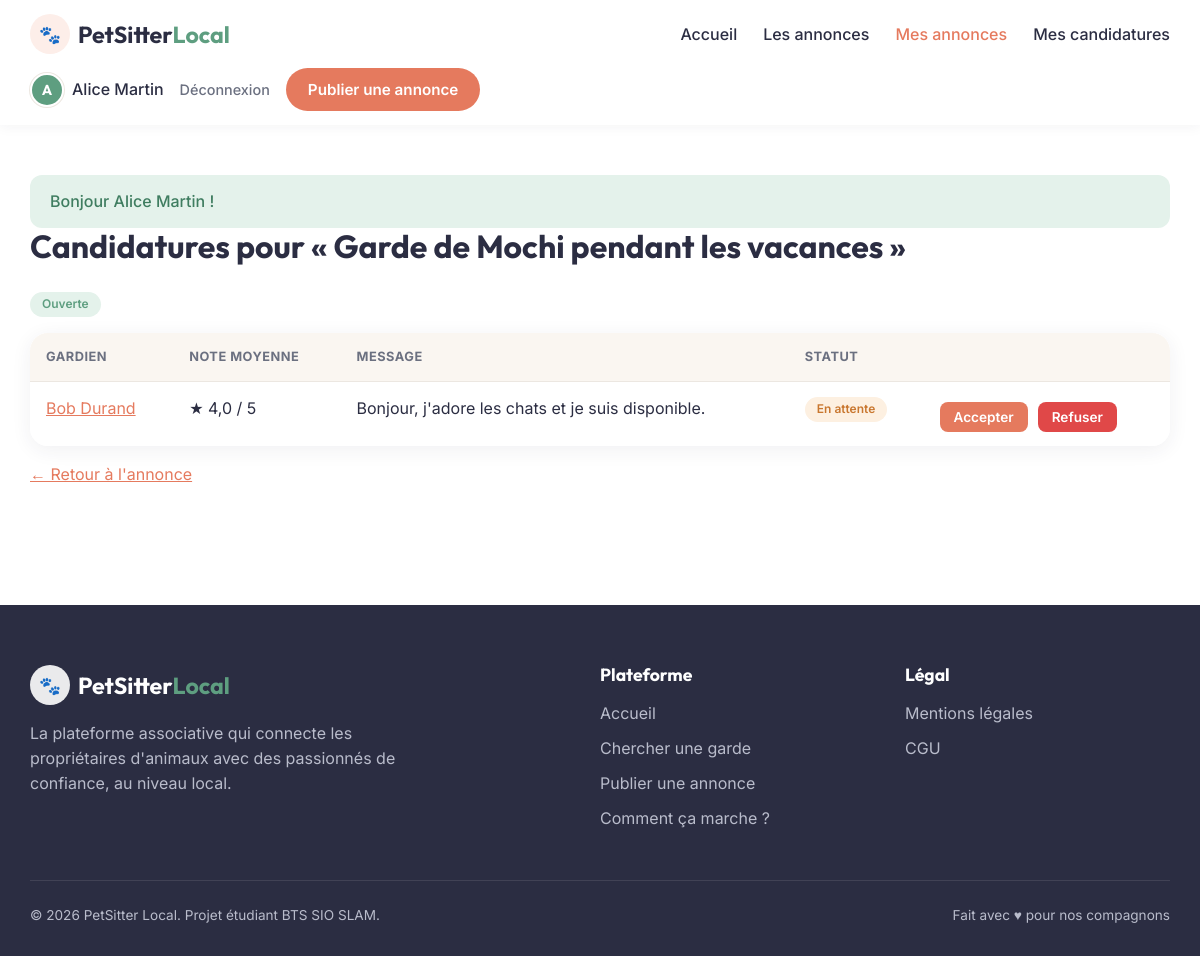
Screenshot of /index.php?action=recues&id=1 (signed in) with the database file from the repository.
### tables this page shows
CREATE TABLE annonces (
  id INT AUTO_INCREMENT PRIMARY KEY,
  id_proprietaire INT NOT NULL,
  titre VARCHAR(120) NOT NULL,
  animal VARCHAR(40) NOT NULL,
  description TEXT NOT NULL,
  ville VARCHAR(80) NOT NULL,
  date_debut DATE NOT NULL,
  date_fin DATE NOT NULL,
  statut ENUM('ouverte','pourvue','terminee') NOT NULL DEFAULT 'ouverte',
  created_at DATETIME NOT NULL DEFAULT CURRENT_TIMESTAMP,
  FOREIGN KEY (id_proprietaire) REFERENCES utilisateurs(id) ON DELETE CASCADE
);

CREATE TABLE candidatures (
  id INT AUTO_INCREMENT PRIMARY KEY,
  id_annonce INT NOT NULL,
  id_gardien INT NOT NULL,
  message TEXT NOT NULL,
  statut ENUM('en_attente','acceptee','refusee') NOT NULL DEFAULT 'en_attente',
  created_at DATETIME NOT NULL DEFAULT CURRENT_TIMESTAMP,
  UNIQUE KEY uq_candidature (id_annonce, id_gardien),
  FOREIGN KEY (id_annonce) REFERENCES annonces(id) ON DELETE CASCADE,
  FOREIGN KEY (id_gardien) REFERENCES utilisateurs(id) ON DELETE CASCADE
);

CREATE TABLE utilisateurs (
  id INT AUTO_INCREMENT PRIMARY KEY,
  nom VARCHAR(80) NOT NULL,
  email VARCHAR(150) NOT NULL UNIQUE,
  mot_de_passe VARCHAR(255) NOT NULL,
  role ENUM('user','admin') NOT NULL DEFAULT 'user',
  created_at DATETIME NOT NULL DEFAULT CURRENT_TIMESTAMP
);

### app/controllers/CandidatureController.php (called while the page is built, shortened)
<?php
class CandidatureController
{
    public function recues(): void
    {
        $annonce = Annonce::trouver((int) ($_GET['id'] ?? 0));
        $candidatures = Candidature::parAnnonce($annonce->id);
        foreach ($candidatures as $c) {
            $c->note_gardien = Avis::noteMoyenne($c->id_gardien);
        }
        require ROOT . '/app/views/candidatures/recues.php';
    }
}

### public/index.php (called while the page is built, shortened)
<?php
require_once ROOT . '/config/database.php';
spl_autoload_register(function (string $classe): void {
    foreach (['/app/models/', '/app/controllers/', '/app/core/'] as $dossier) {
        $fichier = ROOT . $dossier . $classe . '.php';
        if (is_file($fichier)) {
            return;
        }
    }
});
function e(?string $valeur): string
{
    return htmlspecialchars($valeur ?? '', ENT_QUOTES, 'UTF-8');
}
$action = $_GET['action'] ?? 'accueil';
match ($action) {
    'connexion'        => (new AuthController())->connexion(),
    'inscription'      => (new AuthController())->inscription(),
    'deconnexion'      => (new AuthController())->deconnexion(),
    'accueil'          => (new AnnonceController())->accueil(),
    'liste'            => (new AnnonceController())->liste(),
    'detail'           => (new AnnonceController())->detail(),
    'creer'            => (new AnnonceController())->creer(),
    'modifier'         => (new AnnonceController())->modifier(),
    'supprimer'        => (new AnnonceController())->supprimer(),
    'terminer'         => (new AnnonceController())->terminer(),
    'mes_annonces'     => (new AnnonceController())->mesAnnonces(),
    'postuler'         => (new CandidatureController())->postuler(),
    'retirer'          => (new CandidatureController())->retirer(),
    'mes_candidatures' => (new CandidatureController())->mesCandidatures(),
    'recues'           => (new CandidatureController())->recues(),
    'repondre'         => (new CandidatureController())->repondre(),
    'noter'            => (new AvisController())->noter(),
    'profil'           => (new AvisController())->profil(),
    'admin'                 => (new AdminController())->tableauDeBord(),
    'supprimer_avis'        => (new AdminController())->supprimerAvis(),
    'supprimer_utilisateur' => (new AdminController())->supprimerUtilisateur(),
    default            => (new AnnonceController())->accueil(),
};

### config/database.php (called while the page is built, shortened)
<?php
class Database
{
    private static ?PDO $instance = null;
    public static function get(): PDO
    {
        if (self::$instance === null) {
            self::$instance = new PDO(DB_DSN, DB_USER, DB_PASS, [
                PDO::ATTR_ERRMODE            => PDO::ERRMODE_EXCEPTION,
                PDO::ATTR_DEFAULT_FETCH_MODE => PDO::FETCH_ASSOC,
            ]);
        }
        return self::$instance;
    }
}

### app/models/Annonce.php (called while the page is built, shortened)
<?php
class Annonce
{
    public static function hydrate(array $row): self
    {
        return new self(
            (int) $row['id'],
            (int) $row['id_proprietaire'],
            $row['titre'],
            $row['animal'],
            $row['description'],
            $row['ville'],
            $row['date_debut'],
            $row['date_fin'],
            $row['statut'],
            $row['proprietaire'] ?? null,
            (int) ($row['nb_candidatures'] ?? 0)
        );
    }
    public static function trouver(int $id): ?self
    {
        $stmt = Database::get()->prepare(
            "SELECT a.*, u.nom AS proprietaire
             FROM annonces a
             JOIN utilisateurs u ON u.id = a.id_proprietaire
             WHERE a.id = :id"
        );
        $stmt->execute(['id' => $id]);
        $row = $stmt->fetch();
        return $row ? self::hydrate($row) : null;
    }
    public function estOuverte(): bool
    {
        return $this->statut === 'ouverte';
    }
}

### app/models/Candidature.php (called while the page is built, shortened)
<?php
class Candidature
{
    public static function hydrate(array $row): self
    {
        return new self(
            (int) $row['id'],
            (int) $row['id_annonce'],
            (int) $row['id_gardien'],
            $row['message'],
            $row['statut'],
            $row['created_at'] ?? null,
            $row['gardien'] ?? null,
            $row['annonce_titre'] ?? null,
            $row['annonce_statut'] ?? null
        );
    }
    public static function parAnnonce(int $idAnnonce): array
    {
        $stmt = Database::get()->prepare(
            "SELECT c.*, u.nom AS gardien
             FROM candidatures c
             JOIN utilisateurs u ON u.id = c.id_gardien
             WHERE c.id_annonce = :id
             ORDER BY c.created_at ASC"
        );
        $stmt->execute(['id' => $idAnnonce]);
        return array_map([self::class, 'hydrate'], $stmt->fetchAll());
    }
}

### app/views/candidatures/recues.php (the view, shortened to what this page needs)
<?php require ROOT . '/app/views/layout/header.php'; ?>
<h2>Candidatures pour « <?= e($annonce->titre) ?> »</h2>
<p><?= Affichage::badge($annonce->statut) ?></p>
<?php if (empty($candidatures)): ?>
  <p class="vide">Personne n'a encore postulé.</p>
<?php else: ?>
  <div class="tableau">
    <table>
      <tr>
        <th>Gardien</th>
        <th>Note moyenne</th>
        <th>Message</th>
        <th>Statut</th>
        <th></th>
      </tr>
      <?php foreach ($candidatures as $c): ?>
        <tr>
          <td>
            <a href="index.php?action=profil&id=<?= $c->id_gardien ?>"><?= e($c->gardien) ?></a>
          </td>
          <td><?= e(Affichage::note($c->note_gardien)) ?></td>
          <td><?= nl2br(e($c->message)) ?></td>
          <td><?= Affichage::badge($c->statut) ?></td>
          <td>
            <?php if ($c->statut === 'en_attente' && $annonce->estOuverte()): ?>
              <div class="actions">
                <form method="post" action="index.php?action=repondre&id=<?= $c->id ?>">
                  <button type="submit" class="petit">Accepter</button>
                </form>
                <form method="post" action="index.php?action=repondre&id=<?= $c->id ?>">
                  <button type="submit" class="petit danger">Refuser</button>
                </form>
              </div>
            <?php endif; ?>
          </td>
        </tr>
      <?php endforeach; ?>
    </table>
  </div>
<?php endif; ?>
<p><a href="index.php?action=detail&id=<?= $annonce->id ?>">← Retour à l'annonce</a></p>
<?php require ROOT . '/app/views/layout/footer.php'; ?>

### app/core/Affichage.php (shortened to what this page needs)
<?php
class Affichage
{
    public static function badge(string $statut): string
    {
        $libelle = match ($statut) {
            'ouverte'    => 'Ouverte',
            'pourvue'    => 'Pourvue',
            'terminee'   => 'Terminée',
            'en_attente' => 'En attente',
            'acceptee'   => 'Acceptée',
            'refusee'    => 'Refusée',
            default      => $statut,
        };
        return '<span class="badge badge--' . e($statut) . '">' . e($libelle) . '</span>';
    }
    public static function note(?float $note): string
    {
        return '★ ' . number_format($note, 1, ',', '') . ' / 5';
    }
}

### public/css/style.css (style rules this page uses)
:root { --corail: #e57a5e; --corail-fonce: #d0644a; --corail-clair: #fdeee9; --vert: #5e9e80; --vert-clair: #e4f2eb; --sombre: #2b2d42; --texte: #2b2d42; --gris: #6b7080; --gris-clair: #eef0f3; --bordure: #ece7e1; --creme: #faf6f1; --rouge: #e04848; --rouge-clair: #fde8e8; --orange: #c9772f; --orange-clair: #fdf0e1; --police-titre: "Outfit", "Segoe UI", system-ui, sans-serif; --police-texte: "Inter", "Segoe UI", system-ui, sans-serif; --arrondi: 18px; --ombre: 0 4px 20px rgba(43, 45, 66, 0.07); }
* { box-sizing: border-box; }
body { margin: 0; font-family: var(--police-texte); color: var(--texte); background: #fff; line-height: 1.55; }
h1, h2, h3, h4 { font-family: var(--police-titre); line-height: 1.15; margin-top: 0; }
a { color: var(--corail); }
.btn, button { display: inline-block; padding: 10px 20px; border: 2px solid transparent; border-radius: 999px; font: 600 0.95rem var(--police-texte); text-align: center; text-decoration: none; cursor: pointer; transition: background 0.2s, transform 0.1s; background: var(--corail); color: #fff; }
.petit { padding: 5px 12px; font-size: 0.85em; border-radius: 8px; }
.actions { display: flex; flex-wrap: wrap; align-items: center; gap: 10px; margin-top: 6px; }
.actions form { margin: 0; }
.danger { background: var(--rouge); }
.badge { display: inline-block; padding: 3px 12px; border-radius: 999px; font-size: 0.75rem; font-weight: 600; vertical-align: middle; }
.badge--ouverte, .badge--acceptee { background: var(--vert-clair); color: var(--vert); }
.badge--pourvue, .badge--en_attente { background: var(--orange-clair); color: var(--orange); }
.contenu h2 { font-size: 2rem; }
.tableau { overflow-x: auto; border-radius: var(--arrondi); box-shadow: var(--ombre); }
table { width: 100%; border-collapse: collapse; background: #fff; }
th, td { padding: 14px 16px; text-align: left; border-bottom: 1px solid var(--bordure); vertical-align: top; }
th { background: var(--creme); font-size: 0.8rem; text-transform: uppercase; letter-spacing: 0.5px; color: var(--gris); }
tr:last-child td { border-bottom: none; }

### rows the page displays
annonces: titre "Garde de Mochi pendant les vacances", statut "Ouverte"
candidatures: id_gardien.nom "Bob Durand", note_gardien "★ 4,0 / 5", message "Bonjour, j'adore les chats et je suis disponible.", statut "En attente"

### other values shown
Affichage::initiale($_SESSION['user_nom']) "A"
$_SESSION['user_nom'] "Alice Martin"
$_SESSION['flash'] "Bonjour Alice Martin !"
